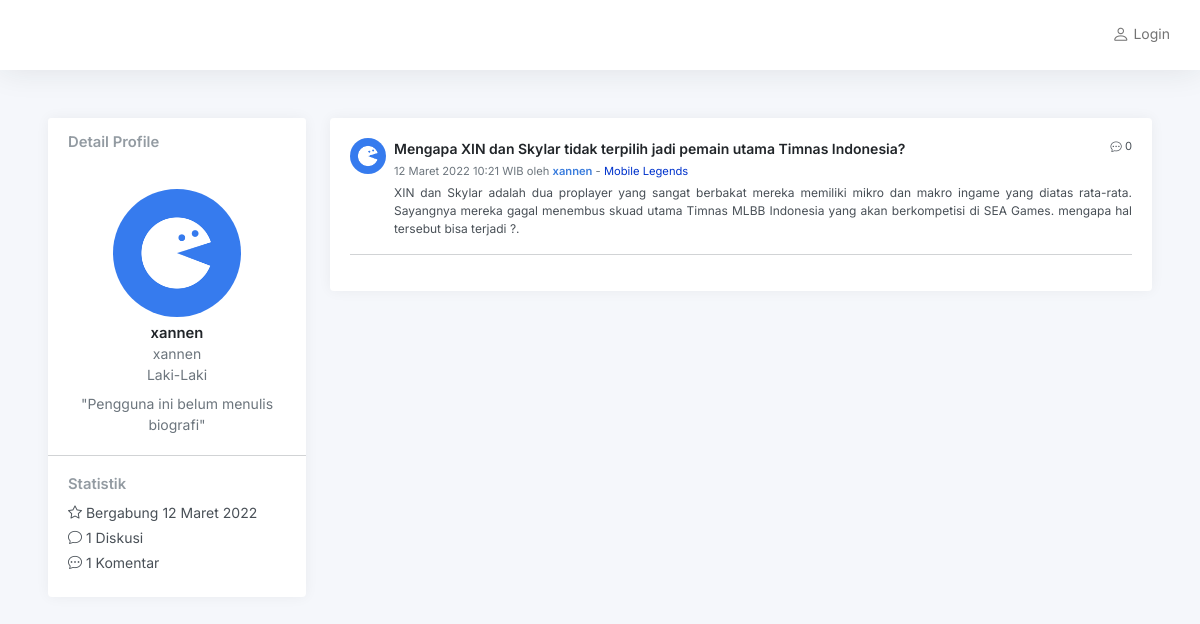
The app's page /admin/profile.php?id=xannen with its own data.
### tables this page shows
CREATE TABLE `account` (
  `username` varchar(50) NOT NULL,
  `password` varchar(100) NOT NULL,
  `nama` varchar(100) NOT NULL,
  `gender` enum('Laki-Laki','Perempuan') DEFAULT NULL,
  `bio` varchar(250) DEFAULT NULL,
  `photo` varchar(9999) DEFAULT NULL,
  `dibuat` date DEFAULT NULL,
  `akses` enum('admin','user') NOT NULL,
  PRIMARY KEY (`username`)
);

CREATE TABLE `post` (
  `id` int(11) NOT NULL AUTO_INCREMENT,
  `username` varchar(50) NOT NULL,
  `waktu` datetime DEFAULT NULL,
  `konten` text NOT NULL,
  `kategori` varchar(50) NOT NULL,
  `judul` text NOT NULL,
  PRIMARY KEY (`id`)
);

CREATE TABLE `kategori` (
  `id` int(11) NOT NULL AUTO_INCREMENT,
  `nama_kategori` varchar(50) DEFAULT NULL,
  `warna` varchar(10) DEFAULT NULL,
  PRIMARY KEY (`id`)
);

### admin/profile.php (the view, shortened to what this page needs)
<?php
include "../config.php";
$profile = $_GET['id'];
?>
<!DOCTYPE html>
<html lang="en">
<?php
include "php/head.php";
?>
<body>
    <div class="wrapper">
        <div class="main">
            <?php
            include "php/navbar.php";
            ?>
            <main class="content">
                <div class="container-fluid p-0 mb-7">
                    <div class="row">
                        <div class="col-md-4 col-xl-3">
                            <?php
                            $profile_data = mysqli_query($conn, "SELECT username,nama,gender,bio,photo,
                            DATE_FORMAT(dibuat, '%d') AS tglgabung, DATE_FORMAT(dibuat,'%M') AS blngabung,DATE_FORMAT(dibuat,'%Y') AS thngabung
                            FROM account WHERE username = '$profile'");
                            while ($row = mysqli_fetch_array($profile_data)) {
                                $data_photo = $row['photo'];
                                if ($data_photo == NULL) {
                                    $data_photo = "default_image.png";
                                }
                                $profile_bio = $row['bio'];
                                if ($profile_bio == null) {
                                    $profile_bio = "Pengguna ini belum menulis biografi";
                                }
                                $jumlahpost = mysqli_query($conn, "SELECT COUNT(username) AS jumlah FROM post WHERE username = '$profile' AND kategori !=1");
                                while ($jml = mysqli_fetch_array($jumlahpost)) {
                                    $post_count = $jml['jumlah'];
                                }
                                $jumlahcomment = mysqli_query($conn, "SELECT COUNT(username) AS jumlah FROM komentar WHERE username = '$profile'");
                                while ($jml = mysqli_fetch_array($jumlahcomment)) {
                                    $comment_count = $jml['jumlah'];
                                }
                                $profile_tglgabung = $row['tglgabung'];
                                $profile_blngabung = $row['blngabung'];
                                $profile_thngabung = $row['thngabung'];
                            ?>
                                <div class="card mb-3">
                                    <div class="card-header">
                                        <h5 class="card-title mb-0">Detail Profile</h5>
                                    </div>
                                    <div class="card-body text-center">
                                        <img src="img/user/<?php echo $data_photo; ?>" class="rounded-circle mb-2" height="128" />
                                        <h5 class="card-title mb-0 text-dark"><?php echo $row['username']; ?></h5>
                                        <div class="text-muted"><?php echo $row['nama']; ?></div>
                                        <div class="text-muted mb-2"><?php echo $row['gender']; ?></div>
                                        <div class="text-muted">"<?php echo $profile_bio; ?>"</div>
                                    </div>
                                    <hr class="my-0" />
                                    <div class="card-body">
                                        <h5 class="h6 card-title">Statistik</h5>
                                        <ul class="list-unstyled mb-0">
                                            <li class="mb-1"><i class="bi bi-star"></i> Bergabung <?php echo $profile_tglgabung . " " . $profile_blngabung . " " . $profile_thngabung; ?></li>
                                            <li class="mb-1"><i class="bi bi-chat"></i></i> <?php echo $post_count; ?> Diskusi</li>
                                            <li class="mb-1"><i class="bi bi-chat-dots"></i> <?php echo $comment_count; ?> Komentar</li>
                                        </ul>
                                    </div>
                                </div>
                            <?php
                            }
                            ?>
                        </div>
                        <div class="col-md-8 col-xl-9">
                            <div class="card">
                                <div class="card-body h-100">
                                    <?php
                                    $sql_query = "SELECT post.id,post.judul,post.konten,post.username,post.kategori,
              DATE_FORMAT(waktu, '%d') AS tgl,DATE_FORMAT(waktu, '%M') AS bln,DATE_FORMAT(waktu, '%Y') AS thn,
              DATE_FORMAT(waktu, '%H:%i WIB') AS jam
              FROM post INNER JOIN kategori ON post.kategori = kategori.id
              WHERE post.kategori !='1' AND post.username = '$profile' ORDER BY post.id DESC";
                                    $post = mysqli_query($conn, $sql_query);
                                    while ($row = mysqli_fetch_array($post)) {
                                        $pBln = $row['bln'];
                                        $id_post = $row["id"];
                                        $jumlahkomen = mysqli_query($conn, "SELECT COUNT(id_post) AS jumlah_komentar FROM komentar WHERE id_post = '$id_post';");
                                        while ($data = mysqli_fetch_array($jumlahkomen)) {
                                            $data_komentar = $data["jumlah_komentar"];
                                        }
                                        $user_post = $row["username"];
                                        $foto = mysqli_query($conn, "SELECT photo FROM account WHERE username = '$user_post'");
                                        while ($photo = mysqli_fetch_array($foto)) {
                                            $data_photo = $photo["photo"];
                                            if ($data_photo == NULL) {
                                                $data_photo = "default_image.png";
                                            }
                                        }
                                        $kat = $row["kategori"];
                                        $kategori = mysqli_query($conn, "SELECT nama_kategori,warna FROM kategori WHERE id= '$kat'");
                                        while ($kat_info = mysqli_fetch_array($kategori)) {
                                            $data_kategori = $kat_info["nama_kategori"];
                                            $data_warna = $kat_info["warna"];
                                        }
                                    ?>
                                        <div class="d-flex align-items-start">
                                            <img src="img/user/<?php echo $data_photo; ?>" width="36" height="36" class="rounded-circle me-2">
                                            <div class="flex-grow-1">
                                                <small class="float-end text-navy"><i class="bi bi-chat-dots"></i> <?php echo $data_komentar; ?></small>
                                                <strong><a class="text-dark" href="../discussion.php?id=<?php echo $row["id"]; ?>">
                                                        <?php echo $row["judul"]; ?>
                                                    </a></strong><br />
                                                <small class="text-muted"><?php echo $row["tgl"] . " " . $pBln . " " . $row["thn"] . " " . $row["jam"]; ?>
                                                    oleh
                                                    <a href="profile.php?id=<?php echo $row["username"]; ?>">
                                                        <strong><?php echo $row["username"]; ?></strong>
                                                    </a>
                                                    - <a href="#" style="color:<?php echo $data_warna; ?>;"><?php echo $data_kategori; ?></a>
                                                </small>
                                                <div class="text-sm dark mt-1" align="justify">
                                                    <?php echo  $row["konten"]; ?>
                                                </div>
                                            </div>
                                        </div>
                                        <hr />
                                    <?php
                                    }
                                    ?>
                                </div>
                            </div>
                        </div>
                    </div>
                </div>
            </main>
        </div>
    </div>
</body>
</html>

### records on screen
account: username "xannen", nama "xannen", gender "Laki-Laki", profile_bio "Pengguna ini belum menulis biografi", profile_tglgabung "12", profile_blngabung "Maret", profile_thngabung "2022", post_count "1", comment_count "1"
post: data_komentar "0", judul "Mengapa XIN dan Skylar tidak terpilih jadi pemain utama Timnas Indonesia?", tgl "12", pBln "Maret", thn "2022", jam "10:21 WIB", username "xannen", kategori.nama_kategori "Mobile Legends", konten "XIN dan Skylar adalah dua proplayer yang sangat berbakat mereka memiliki mikro dan makro ingame yang diatas rata-rata. Sayangnya mereka gagal menembus skuad utama Timnas MLBB Indonesia yang akan berkompetisi di SEA Games. mengapa hal tersebut bisa terjadi ?."
